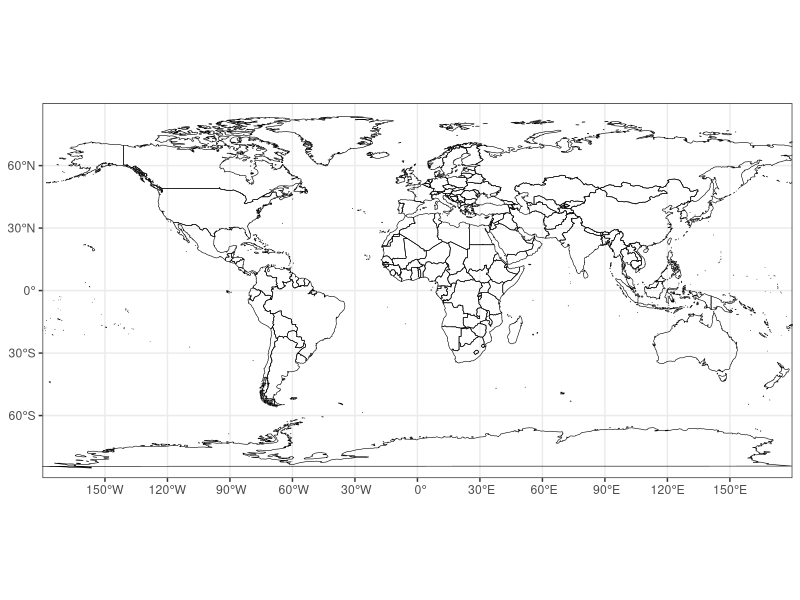

Write R code to recreate this figure. (Note: this script raises an error after producing the figure.)
## ---- chunk 1
# load libraries
library(maps)
library(sf)
library(stars)
library(ggplot2)
## ---- chunk 2
# world_sf
world_sf <- st_as_sf(maps::map("world", plot = FALSE, fill = TRUE))
world_otl_sf <- st_geometry(world_sf)
## ---- chunk 3
# ggplot map of world_outline
ggplot() + 
  geom_sf(data = world_otl_sf, fill = NA, col = "black") + 
  scale_x_continuous(breaks = seq(-180, 180, 30)) +
  scale_y_continuous(breaks = seq(-90, 90, 30)) +
  coord_sf(xlim = c(-180, +180), ylim = c(-90, 90), expand = FALSE) +
  theme_bw()
## ---- chunk 4
# change path as necessary
nc_path <- "/Users/bartlein/Projects/RESS/data/nc_files/"
nc_name <- "cru10min30_bio.nc"
nc_file <- paste(nc_path, nc_name, sep="")
alpha <- read_ncdf(nc_file, var="alpha", proxy = FALSE)
## ---- chunk 5
# list alpha
alpha
## ---- chunk 6
# convert stars to sf
alpha_sf <- st_as_sf(alpha, as_points = TRUE)
alpha_sf
plot(alpha_sf, pch = 16, cex = 0.3)
## ---- chunk 7
# make a data.frame
lon <- st_coordinates(alpha_sf)[,1]
lat <- st_coordinates(alpha_sf)[,2]
alpha <- as.vector(alpha_sf)
alpha_df <- data.frame(lon, lat, alpha)
dim(alpha_df)
head(alpha_df)
## ---- chunk 8
# set axis labels (breaks)
breaks_x <- c(seq(-180, 180, by = 60)) 
breaks_y <- c(seq(-90, 90, by = 30)) 
labels_x <- as.character(breaks_x) 
labels_y <- as.character(breaks_y)
## ---- chunk 9
# ggplot2 map of alpha
ggplot() +
  geom_tile(data = alpha_df, aes(x = lon, y = lat, fill = alpha)) +
  scale_fill_gradient2(low = "brown", mid="white", high = "darkgreen", midpoint = 0.50) +
  geom_sf(data = world_otl_sf, col = "black", fill = NA) +
  coord_sf(xlim = c(-180, +175.0), ylim = c(-90, 90), expand = FALSE) +
  scale_x_continuous(breaks = breaks_x) +
  scale_y_continuous(breaks = breaks_y) +
  labs(x = "Longitude", y = "Latitude", title="Priestley-Taylor Coefficient (alpha) (AE/PE)", fill="alpha") +
  theme_bw()
